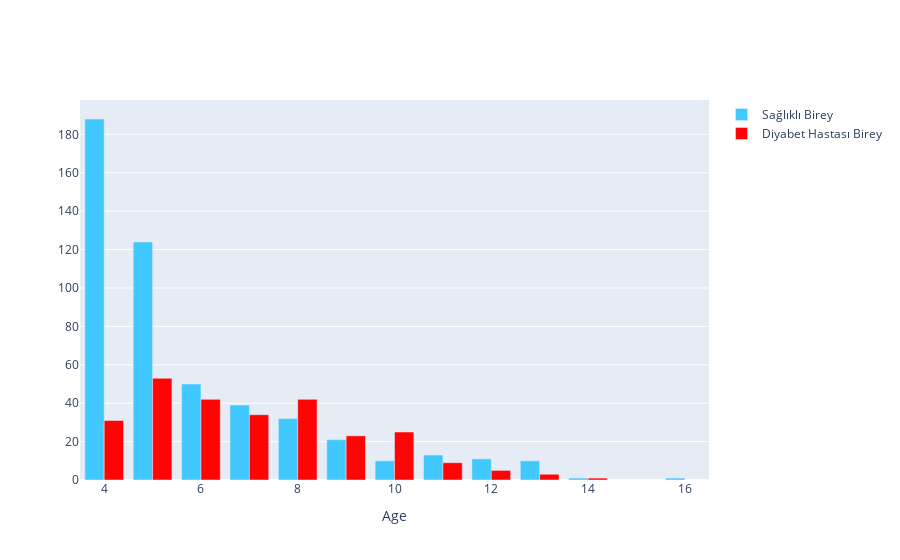

Write notebook code for a chart like this one.
### Markdown cell above
Yapılan gruplamalar için ayrı ayrı kod yazmak yerine bu fonksiyon kullanılacaktır.

### Code cell
plot_grup('Age')

### Figure 1 — Plotly figure (JSON) as saved in the notebook; plotly's stock layout.template omitted (floating-point values rounded to 4 significant figures)
{"data": [{"marker": {"color": "#40C8FF"}, "name": "Sağlıklı Birey", "type": "bar", "x": [4, 5, 6, 7, 8, 9, 10, 11, 12, 13, 14, 16], "y": [188, 124, 50, 39, 32, 21, 10, 13, 11, 10, 1, 1]}, {"marker": {"color": "#FF0404"}, "name": "Diyabet Hastası Birey", "type": "bar", "x": [4, 5, 6, 7, 8, 9, 10, 11, 12, 13, 14], "y": [31, 53, 42, 34, 42, 23, 25, 9, 5, 3, 1]}], "layout": {"xaxis": {"title": {"text": "Age"}}}}
